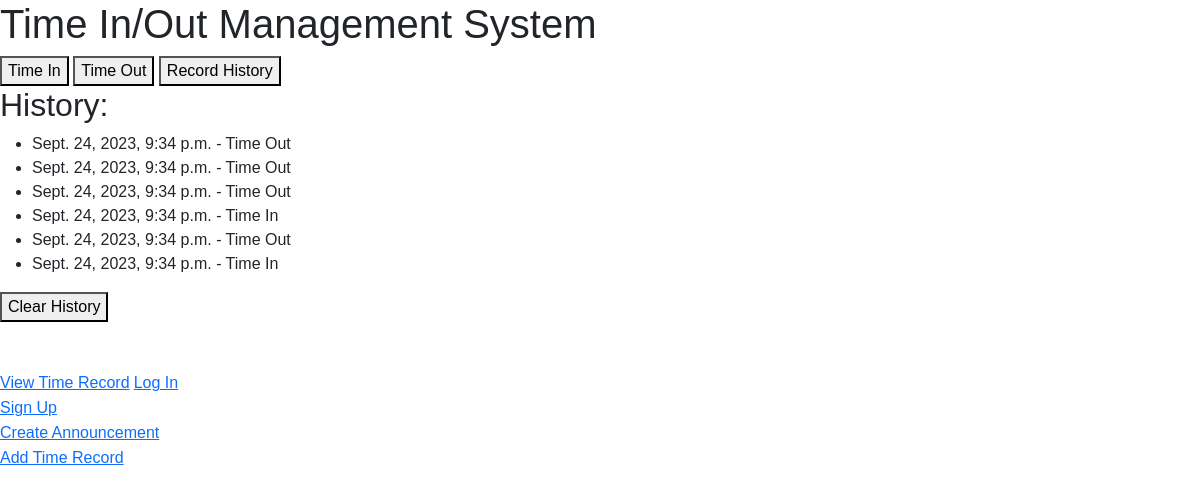
The app's page /internship/time_in_out/ (signed in) with its own data.
### internship/models.py (models this page shows)
class TimeRecord(models.Model):
    intern_user = models.ForeignKey(intern, on_delete=models.CASCADE, default=None)
    timestamp = models.DateTimeField(default=now)
    is_time_in = models.BooleanField(default=True)
    action = models.CharField(max_length=8, choices=[('Time In', 'Time In'), ('Time Out', 'Time Out')], default='Time In')

### internship/views.py (the view)
# urls.py: path('time_in_out/', views.time_in_out, name='time_in_out'),
@login_required
def time_in_out(request):
    if request.method == 'POST':
        form = TimeRecordForm(request.POST)
        if 'is_time_in' in request.POST and request.POST['is_time_in'] == 'false':
            form.fields['is_time_in'].required = False
        if form.is_valid():
            is_time_in = form.cleaned_data['is_time_in']
            action = 'Time In' if is_time_in else 'Time Out'
            TimeRecord.objects.create(intern_user=request.user, is_time_in=is_time_in, action=action)
            messages.success(request, 'Time Record saved successfully.')
            if 'record_history' in request.POST:
                return redirect('view_time_records')
    else:
        form = TimeRecordForm()
    time_records = TimeRecord.objects.filter(intern_user=request.user).order_by('-timestamp')
    return render(request, 'DTR/time_in_out.html', {'form': form, 'time_records': time_records})

### templates/DTR/time_in_out.html (shortened to what this page needs)
{% extends "base.html" %}
{% load static %}
{% block content %}
<h1>Time In/Out Management System</h1>
<form method="post">
    <button type="submit" name="is_time_in" value="on">Time In</button>
    <button type="submit" name="is_time_in" value="false">Time Out</button>
    <button type="submit" name="record_history" value="true">Record History</button>
</form>
<h2>History:</h2>
<ul>
    {% for record in time_records %}
        <li>{{ record.timestamp }} - {{ record.action }}</li>
    {% endfor %}
</ul>
<form method="post" action="{% url 'clear_history' %}">
    <button type="submit">Clear History</button>
</form>
<br> <br>
<a href="{% url 'view_time_records' %}">View Time Record</a>
<a href="{% url 'login' %}">Log In</a> <br>
<a href="{% url 'signup' %}">Sign Up</a> <br>
<a href="{% url 'create_announcement' %}">Create Announcement</a> <br>
<a href="{% url 'time_in_out' %}">Add Time Record</a> <br>
{% endblock %}

### static/style/styles.css (style rules this page uses)
* { font-family: 'Poppins', sans-serif; }
body { background-image: url("library.png"); background-attachment: fixed; background-size: cover; background-repeat: no-repeat; background-position: center; }

### records on screen
TimeRecord: timestamp "Sept. 24, 2023, 9:34 p.m.", action "Time Out"
TimeRecord: timestamp "Sept. 24, 2023, 9:34 p.m.", action "Time Out"
TimeRecord: timestamp "Sept. 24, 2023, 9:34 p.m.", action "Time Out"
TimeRecord: timestamp "Sept. 24, 2023, 9:34 p.m.", action "Time In"
TimeRecord: timestamp "Sept. 24, 2023, 9:34 p.m.", action "Time Out"
TimeRecord: timestamp "Sept. 24, 2023, 9:34 p.m.", action "Time In"
